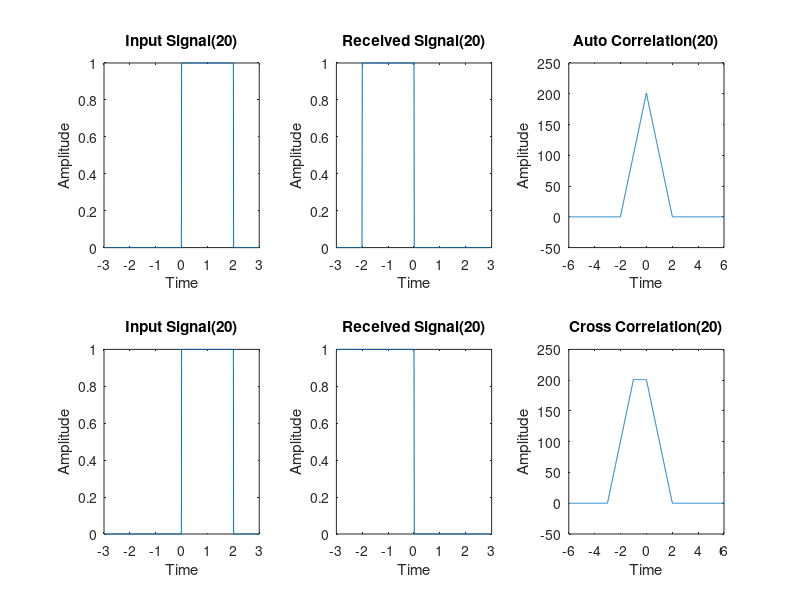

MATLAB code for this plot:
close all
clear all

t1 = -3:0.01:3;
x = 1.*((t1>=0)&(t1<=2))+0.*((t1<0)&(t1>2));

t2 = -t1;

a = min(t1)+min(t2);
b = max(t1)+max(t2);

t = a:0.01:b;
RXX = xcorr(x,x);

subplot(2,3,1);
plot(t1,x);
xlabel("Time");
ylabel("Amplitude");
title("Input Signal(20)");

subplot(2,3,2);
plot(t2,x);
xlabel("Time");
ylabel("Amplitude");
title("Received Signal(20)");

subplot(2,3,3);
plot(t,RXX);
xlabel("Time");
ylabel("Amplitude");
title("Auto Correlation(20)");

%Cross Correlation
t1 = -3:0.01:3;
x = 1.*((t1>=0)&(t1<=2))+0.*((t1<0)&(t1>2));

t2 = -3:0.01:3;
y = 1.*((t2>=0)&(t2<=3))+0.*((t2<0)&(t2>3));
t3 = -t2;

a = min(t1)+min(t3);
b = max(t1)+max(t3);

t = a:0.01:b;
RXY = xcorr(x,y);

subplot(2,3,4);
plot(t1,x);
xlabel("Time");
ylabel("Amplitude");
title("Input Signal(20)");

subplot(2,3,5);
plot(t3,y);
xlabel("Time");
ylabel("Amplitude");
title("Received Signal(20)");

subplot(2,3,6);
plot(t,RXY);
xlabel("Time");
ylabel("Amplitude");
title("Cross Correlation(20)");